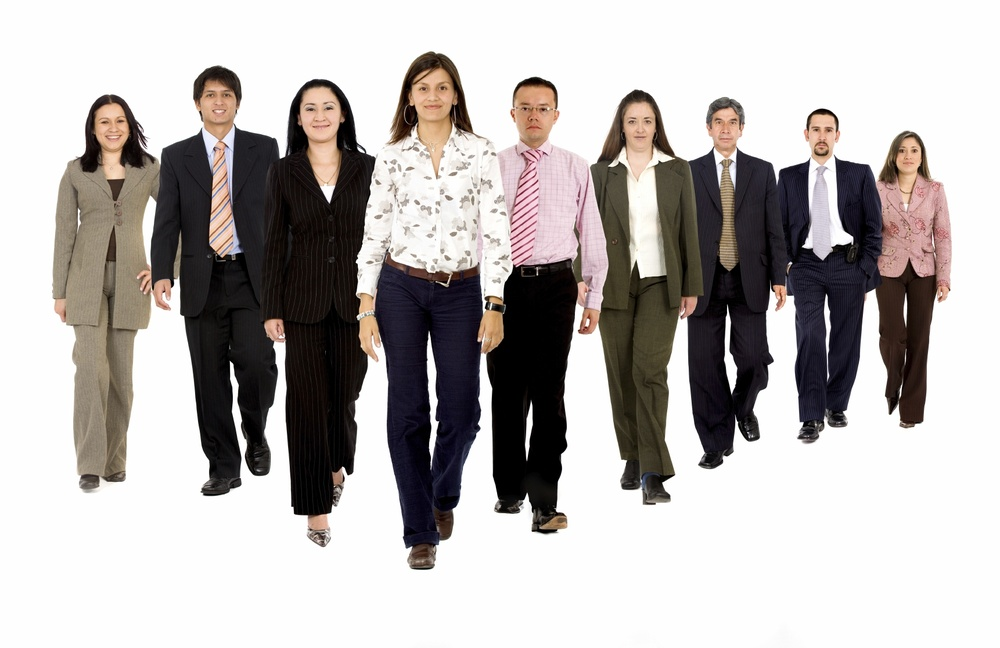
#> input picture LearningOpenCV3WithPython/images/people.jpg, 1000 x 648 px, shrunk from 1722 x 1115 before the run
$ python faceDect.py
#> lines starting #> are read from the running program, lines starting #| are printed output that depends on the picture; after the words box and inside, x2 and y2 are one past the last pixel; in counts of white or black regions, pixels touching at a corner belong together
#!/usr/bin/env python
# -*- coding: utf-8 -*-
# @Time    : 2018/1/9 21:19
# @Author  : CycloneBoy
# @Site    :
# @File    : faceDect.py
# @Software: PyCharm

import cv2

filename = '../images/people.jpg'

def detect(filename):
#> called with filename = '../images/people.jpg'
    face_cascade = cv2.CascadeClassifier('../cascades/haarcascade_frontalface_default.xml')

    img = cv2.imread(filename)
#> img is the input picture: shape (648, 1000, 3); mean B, G, R 179.2, 180.9, 185.4
    gray = cv2.cvtColor(img, cv2.COLOR_BGR2GRAY)
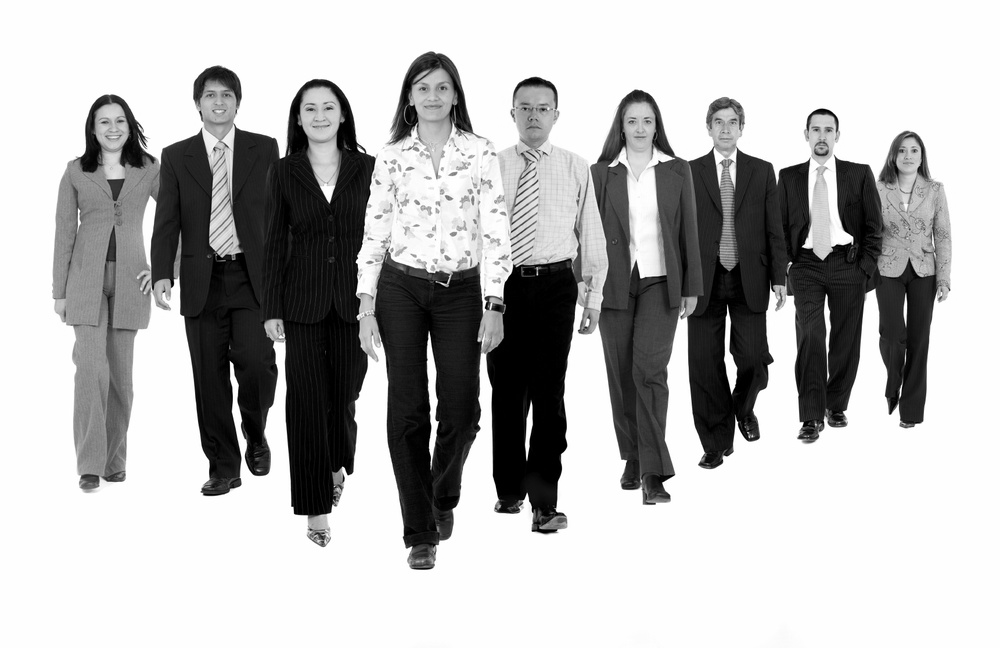
#> gray: shape (648, 1000); min 0, max 255, mean 182
    faces = face_cascade.detectMultiScale(gray,1.3,5)
#> faces = [[893, 138, 33, 33], [194, 77, 51, 51], [89, 104, 46, 46], [616, 103, 48, 48], [704, 106, 45, 45], [804, 116, 37, 37], [405, 68, 55, 55], [294, 88, 53, 53], [507, 88, 54, 54]]

    for (x,y,w,h) in faces:
        img = cv2.rectangle(img,(x,y),(x+w,y+h),(255,0,0),2)
#> this loop made 9 passes
#> pass 1, in detect, `img = cv2.rectangle(img,(x,y),(x+w,y+h),(255,0,0),2)`:
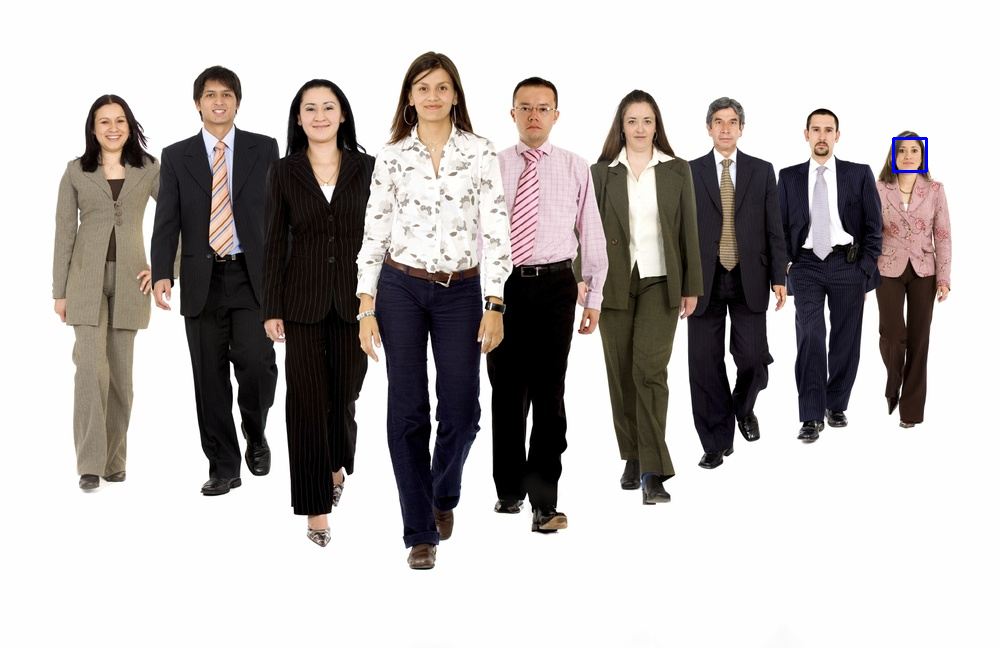
#> img: shape (648, 1000, 3); 0.06% of pixels changed, all inside (x1, y1, x2, y2) = (892, 137, 928, 173)
#> pass 2, in detect, `img = cv2.rectangle(img,(x,y),(x+w,y+h),(255,0,0),2)`:
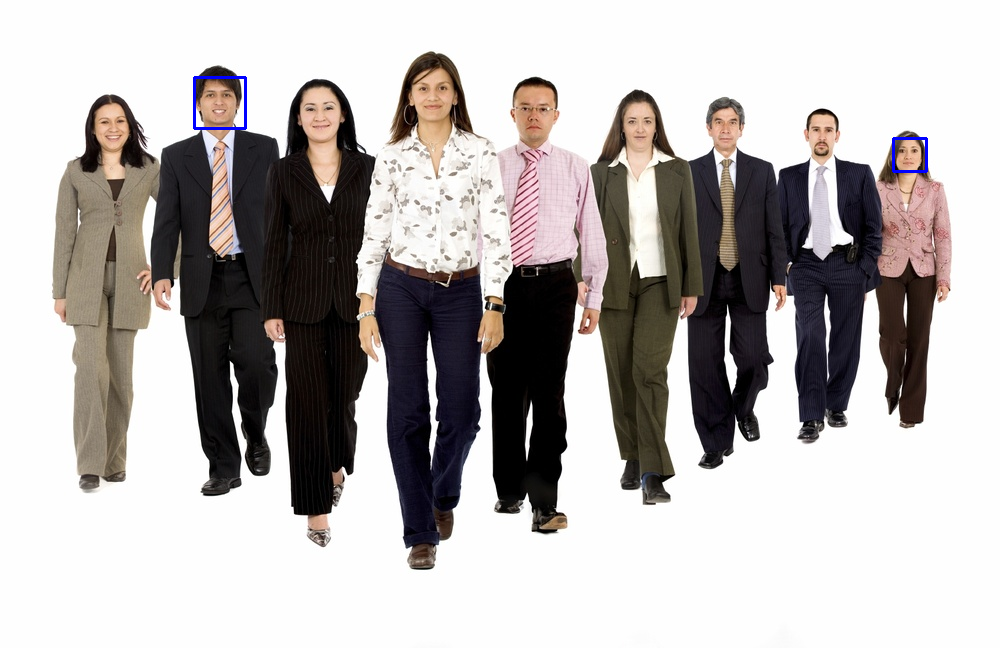
#> img: shape (648, 1000, 3); 0.09% of pixels changed, all inside (x1, y1, x2, y2) = (193, 76, 247, 130)
#> pass 3, in detect, `img = cv2.rectangle(img,(x,y),(x+w,y+h),(255,0,0),2)`:
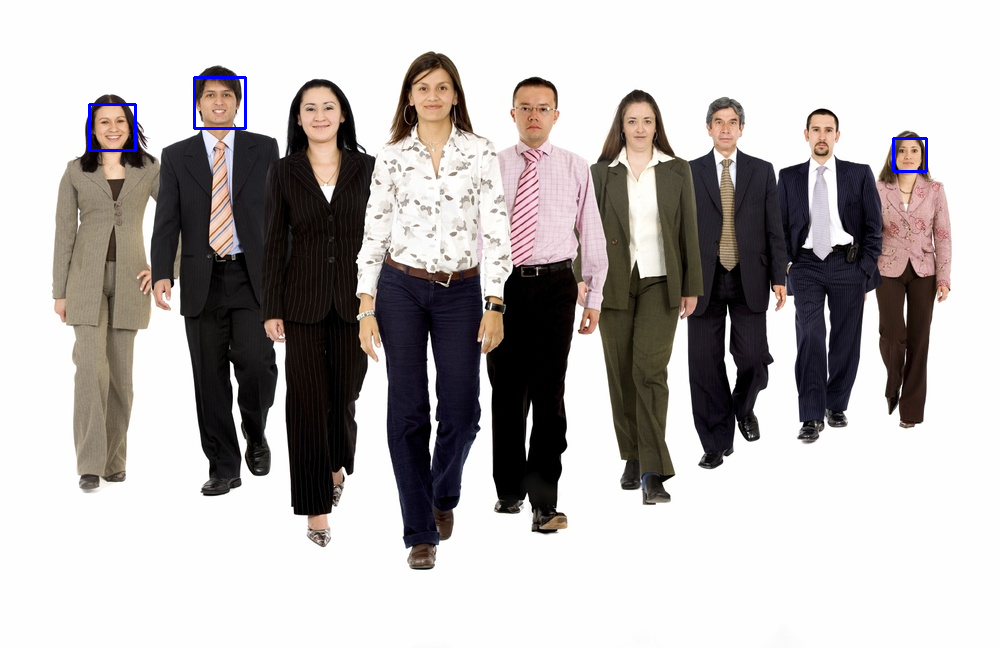
#> img: shape (648, 1000, 3); 0.08% of pixels changed, all inside (x1, y1, x2, y2) = (88, 103, 137, 152)
#> after the loop:
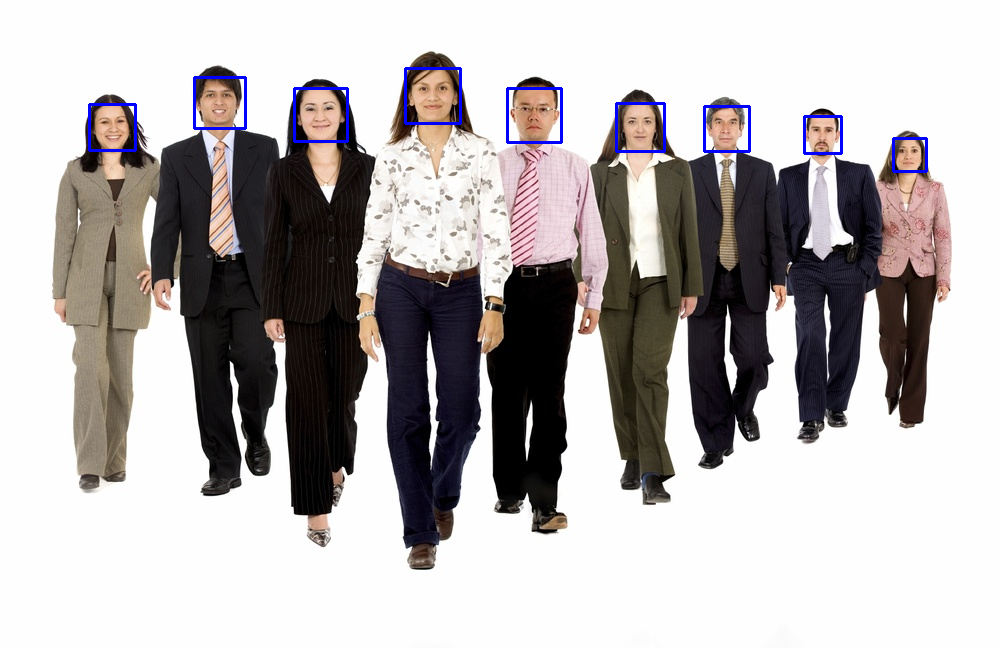
#> img: shape (648, 1000, 3); 0.54% of pixels changed, all inside (x1, y1, x2, y2) = (293, 67, 843, 155)

    cv2.namedWindow('Vikings Detected !!')
    cv2.imshow('Vikings Detected!!',img)
    cv2.imwrite('../images/people_face.jpg',img)
    cv2.waitKey(0)

detect(filename)
